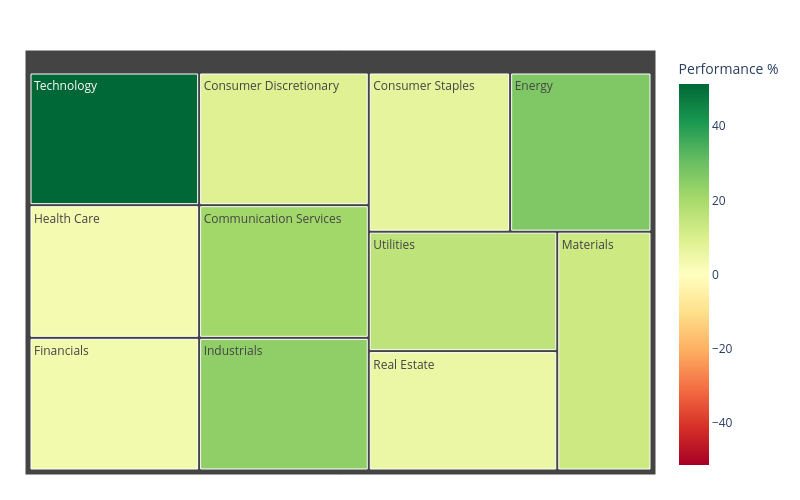

The code cell stored with this chart in its notebook:
### Code cell
import plotly.express as px
import pandas as pd

# 1. Daten laden
df = pd.read_csv("stock_sector.csv")

# 2. Treemap erstellen
fig = px.treemap(
    df,
    path=[px.Constant(""), "Sektor"], 
    values="Weight",                               
    hover_name="Ticker",                           
    color="Performance %",                         
    color_continuous_scale="RdYlGn",               
    color_continuous_midpoint=0                    
)

# Layout anpassen
fig.update_layout(
    margin=dict(t=50, l=25, r=25, b=25),
    width=800,  # Breite im Notebook optional anpassen
    height=500  # Höhe im Notebook optional anpassen
)
# Diagramm anzeigen
fig.show()

### Figure 1 — Plotly figure (JSON) as saved in the notebook; plotly's stock layout.template omitted (floating-point values rounded to 4 significant figures)
{"data": [{"branchvalues": "total", "customdata": [[51.38], [2.96], [3.39], [8.73], [21.12], [24.1], [6.81], [26.66], [15.67], [5.02], [12.97], [16.26]], "domain": {"x": [0, 1], "y": [0, 1]}, "hovertemplate": "<b>%{hovertext}</b><br><br>labels=%{label}<br>Weight=%{value}<br>parent=%{parent}<br>id=%{id}<br>Performance %=%{color}<extra></extra>", "hovertext": ["XLK", "XLV", "XLF", "XLY", "XLC", "XLI", "XLP", "XLE", "XLU", "XLRE", "XLB", "(?)"], "ids": ["/Technology", "/Health Care", "/Financials", "/Consumer Discretionary", "/Communication Services", "/Industrials", "/Consumer Staples", "/Energy", "/Utilities", "/Real Estate", "/Materials", ""], "labels": ["Technology", "Health Care", "Financials", "Consumer Discretionary", "Communication Services", "Industrials", "Consumer Staples", "Energy", "Utilities", "Real Estate", "Materials", ""], "marker": {"coloraxis": "coloraxis", "colors": [51.38, 2.96, 3.39, 8.73, 21.12, 24.1, 6.81, 26.66, 15.67, 5.02, 12.97, 16.26]}, "name": "", "parents": ["", "", "", "", "", "", "", "", "", "", "", ""], "type": "treemap", "values": [1.0, 1.0, 1.0, 1.0, 1.0, 1.0, 1.0, 1.0, 1.0, 1.0, 1.0, 11.0]}], "layout": {"coloraxis": {"cmid": 0, "colorbar": {"title": {"text": "Performance %"}}, "colorscale": [[0, "rgb(165,0,38)"], [0.1, "rgb(215,48,39)"], [0.2, "rgb(244,109,67)"], [0.3, "rgb(253,174,97)"], [0.4, "rgb(254,224,139)"], [0.5, "rgb(255,255,191)"], [0.6, "rgb(217,239,139)"], [0.7, "rgb(166,217,106)"], [0.8, "rgb(102,189,99)"], [0.9, "rgb(26,152,80)"], [1, "rgb(0,104,55)"]]}, "height": 500, "legend": {"tracegroupgap": 0}, "margin": {"b": 25, "l": 25, "r": 25, "t": 50}, "width": 800}}
